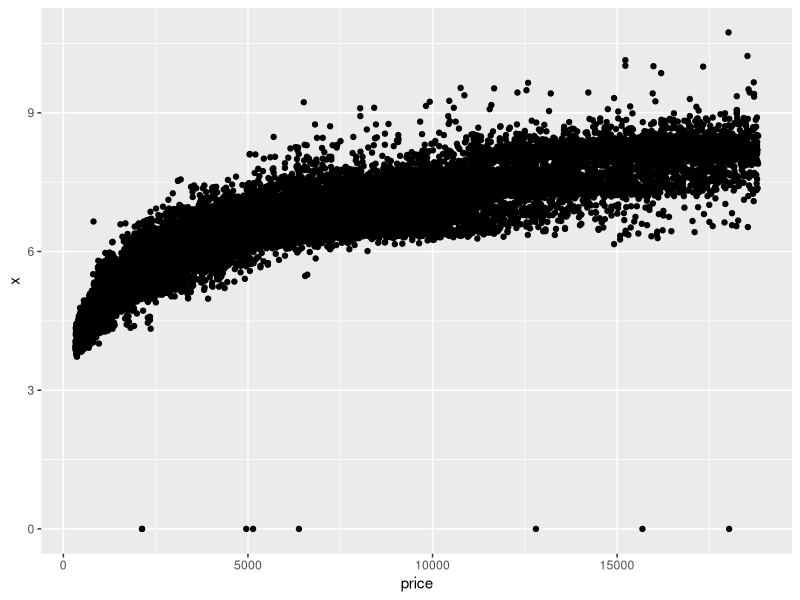
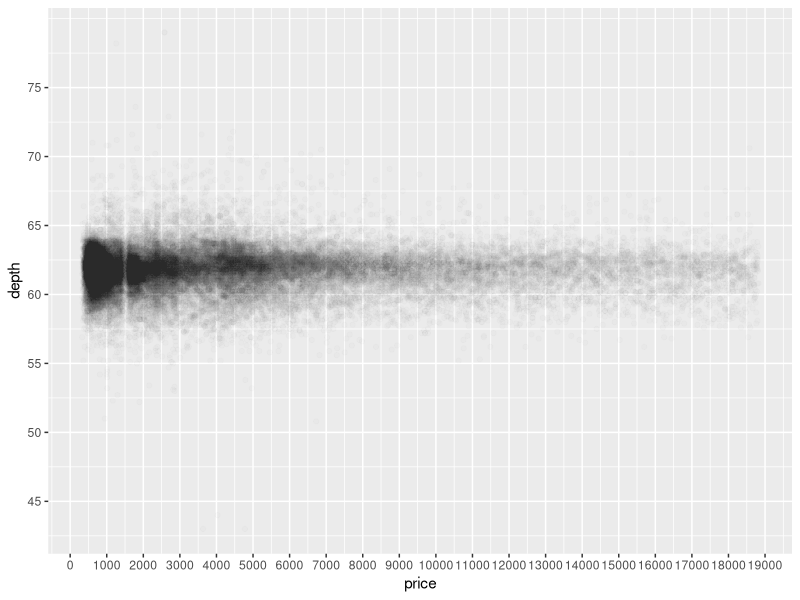
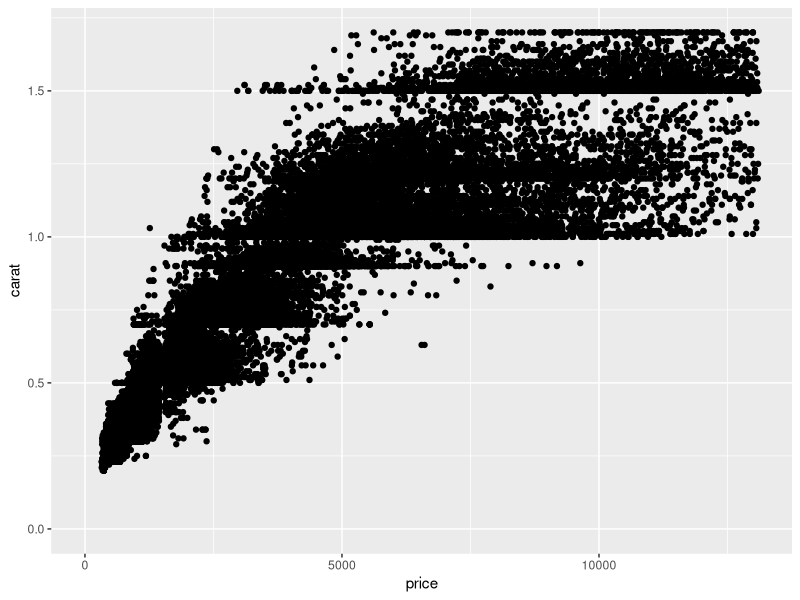
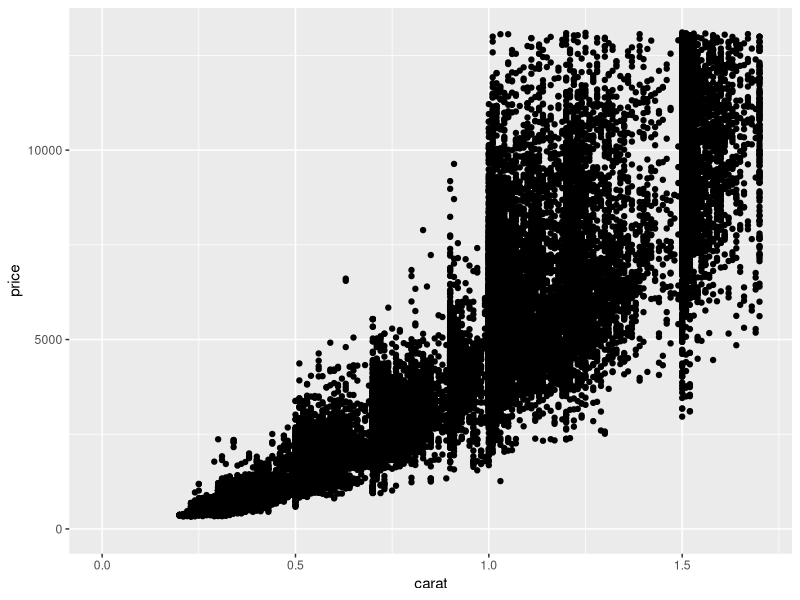
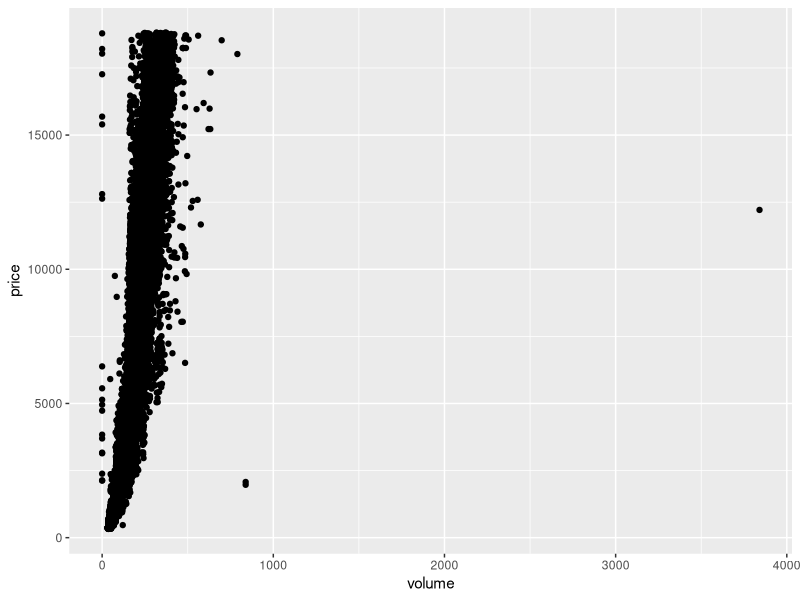
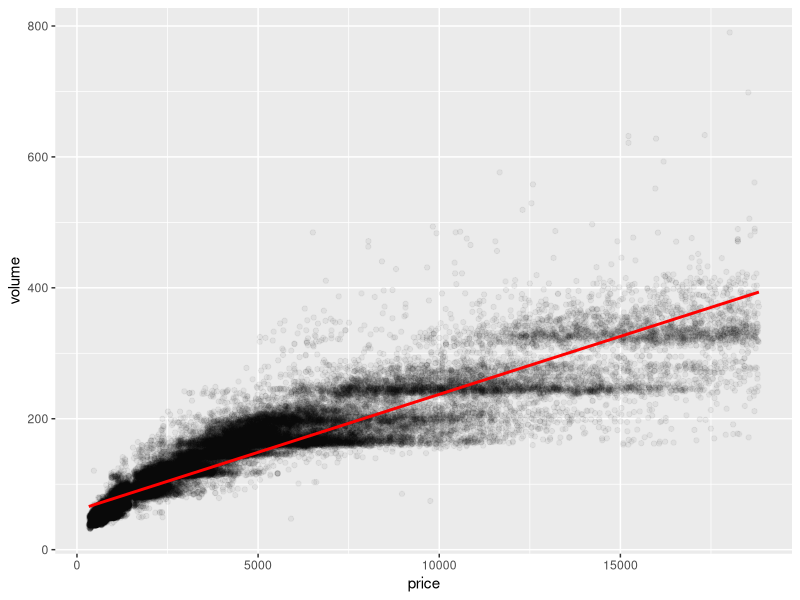

These charts were generated, in order, by the following R code:
library(ggplot2)
data(diamonds)
summary(diamonds)
list(diamonds)

ggplot(aes(x = price, y = x), data = diamonds)+
  geom_point()

cor.test(x = diamonds$price, y = diamonds$x)
cor.test(x = diamonds$price, y = diamonds$y)
cor.test(x = diamonds$price, y = diamonds$z)


ggplot(aes(x = price, y = depth),data = diamonds)+
  geom_point(alpha = 1/100)+
  scale_x_continuous(breaks = seq(0,20000,1000))+
  scale_y_continuous(breaks = seq(45,75,5))

cor.test(x = diamonds$price, y = diamonds$depth)

ggplot(aes(x = price, y = carat), data = diamonds)+
  geom_point()+
  xlim(0, quantile(diamonds$price, 0.95))+
  ylim(0, quantile(diamonds$carat, 0.95))

ggplot(aes(x = carat, y = price), data = diamonds)+
  geom_point()+
  xlim(0, quantile(diamonds$carat, 0.95))+
  ylim(0, quantile(diamonds$price, 0.95))


diamonds$volume <- diamonds$x*diamonds$y*diamonds$z

ggplot(aes(x = volume, y = price), data = diamonds)+
  geom_point()

library(plyr)
count(diamonds$volume == 0)

with(subset(diamonds, volume!=0 & volume <800), cor.test(price, volume))


ggplot(aes(x = price, y = volume), 
       data = subset(diamonds, volume!=0 & volume <800))+
  geom_point(alpha = 1/20)+
  geom_smooth(method = 'lm', color = 'red')